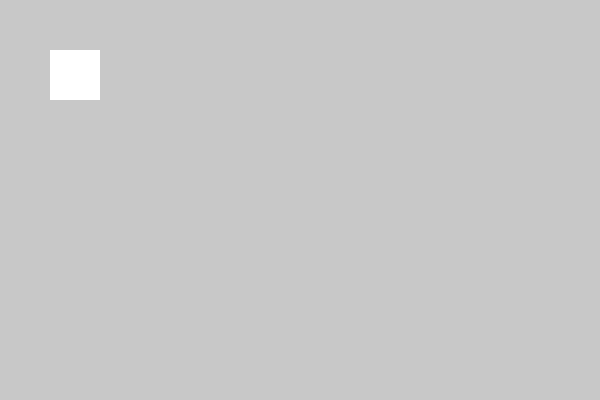
Frame 1 (no input)
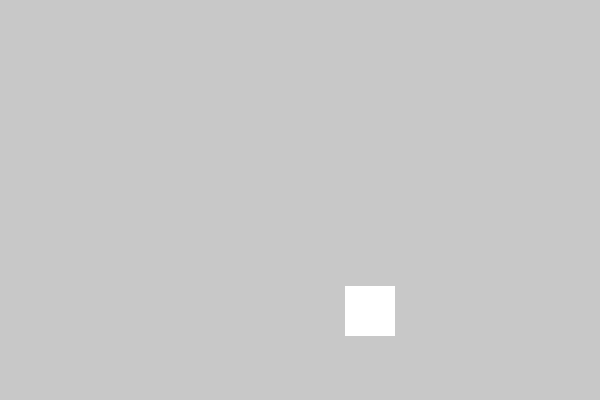
Frame 60 (no input)
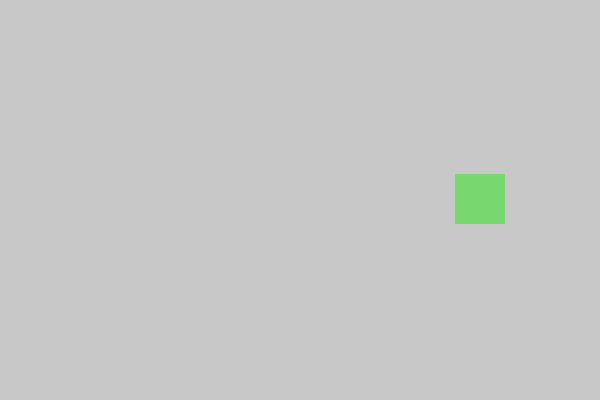
Frame 120 (the mouse pressed at the canvas centre since frame 60)

The p5.js sketch that drew these frames (run headless with seeded random() and noise() and a simulated clock; from frame 60 on, the mouse is pressed at the canvas centre):

// p5.js sketch
// ── sketch.js
let rectX = 50;
let rectY = 50;
let dirX = 5;
let dirY = 4;


function setup() {
  createCanvas(600, 400);
}

function changeColor() {
  fill(random(50,255), random(50,255), random(50,255));
}

function draw() {
  background(200);
  noStroke();
  rect(rectX, rectY, 50, 50);
  
  rectX = rectX + dirX;
  rectY = rectY + dirY;
  
   if(rectX >= width-50){
    dirX = -5;
    changeColor();
  }
 
  if(rectX <= 0){
    dirX = 5;
    changeColor();
  }
  
  if(rectY >= height-50){
    dirY= -4;
    changeColor();
  }
    
  if(rectY <= 0){
    dirY= 4;
    changeColor();
  }
}
